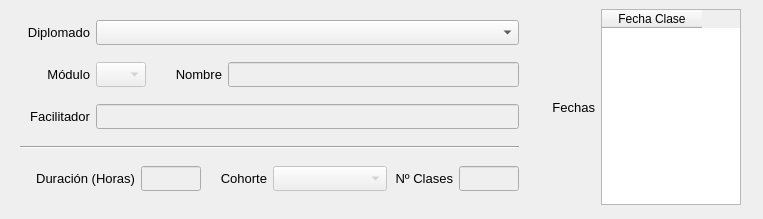
<?xml version="1.0" encoding="UTF-8"?>
<ui version="4.0">
 <class>act_cfp</class>
 <widget class="QWidget" name="act_cfp">
  <property name="geometry">
   <rect>
    <x>0</x>
    <y>0</y>
    <width>763</width>
    <height>219</height>
   </rect>
  </property>
  <property name="maximumSize">
   <size>
    <width>11111</width>
    <height>16777215</height>
   </size>
  </property>
  <property name="windowTitle">
   <string>Form</string>
  </property>
  <widget class="QWidget" name="layoutWidget">
   <property name="geometry">
    <rect>
     <x>20</x>
     <y>9</y>
     <width>721</width>
     <height>196</height>
    </rect>
   </property>
   <layout class="QHBoxLayout" name="horizontalLayout">
    <item>
     <layout class="QVBoxLayout" name="verticalLayout">
      <item>
       <layout class="QHBoxLayout" name="horizontalLayout_4">
        <item>
         <widget class="QLabel" name="label_4">
          <property name="minimumSize">
           <size>
            <width>70</width>
            <height>0</height>
           </size>
          </property>
          <property name="maximumSize">
           <size>
            <width>70</width>
            <height>16777215</height>
           </size>
          </property>
          <property name="font">
           <font>
            <family>Segoe UI</family>
            <pointsize>10</pointsize>
           </font>
          </property>
          <property name="text">
           <string>Diplomado</string>
          </property>
          <property name="alignment">
           <set>Qt::AlignRight|Qt::AlignTrailing|Qt::AlignVCenter</set>
          </property>
         </widget>
        </item>
        <item>
         <widget class="QComboBox" name="diplomado">
          <property name="minimumSize">
           <size>
            <width>0</width>
            <height>25</height>
           </size>
          </property>
          <property name="font">
           <font>
            <family>Segoe UI</family>
            <pointsize>9</pointsize>
           </font>
          </property>
         </widget>
        </item>
       </layout>
      </item>
      <item>
       <layout class="QHBoxLayout" name="horizontalLayout_5">
        <item>
         <widget class="QLabel" name="label_5">
          <property name="minimumSize">
           <size>
            <width>70</width>
            <height>0</height>
           </size>
          </property>
          <property name="maximumSize">
           <size>
            <width>70</width>
            <height>16777215</height>
           </size>
          </property>
          <property name="font">
           <font>
            <family>Segoe UI</family>
            <pointsize>10</pointsize>
           </font>
          </property>
          <property name="text">
           <string>Módulo</string>
          </property>
          <property name="alignment">
           <set>Qt::AlignRight|Qt::AlignTrailing|Qt::AlignVCenter</set>
          </property>
         </widget>
        </item>
        <item>
         <widget class="QComboBox" name="modulo">
          <property name="enabled">
           <bool>false</bool>
          </property>
          <property name="minimumSize">
           <size>
            <width>0</width>
            <height>25</height>
           </size>
          </property>
          <property name="maximumSize">
           <size>
            <width>50</width>
            <height>16777215</height>
           </size>
          </property>
          <property name="font">
           <font>
            <family>Segoe UI</family>
            <pointsize>9</pointsize>
           </font>
          </property>
         </widget>
        </item>
        <item>
         <widget class="QLabel" name="label">
          <property name="minimumSize">
           <size>
            <width>70</width>
            <height>0</height>
           </size>
          </property>
          <property name="maximumSize">
           <size>
            <width>70</width>
            <height>16777215</height>
           </size>
          </property>
          <property name="font">
           <font>
            <family>Segoe UI</family>
            <pointsize>10</pointsize>
           </font>
          </property>
          <property name="text">
           <string>Nombre</string>
          </property>
          <property name="alignment">
           <set>Qt::AlignRight|Qt::AlignTrailing|Qt::AlignVCenter</set>
          </property>
         </widget>
        </item>
        <item>
         <widget class="QLineEdit" name="nombre">
          <property name="enabled">
           <bool>false</bool>
          </property>
          <property name="minimumSize">
           <size>
            <width>0</width>
            <height>25</height>
           </size>
          </property>
          <property name="font">
           <font>
            <family>Segoe UI</family>
            <pointsize>9</pointsize>
           </font>
          </property>
         </widget>
        </item>
       </layout>
      </item>
      <item>
       <layout class="QHBoxLayout" name="horizontalLayout_2">
        <item>
         <widget class="QLabel" name="label_2">
          <property name="minimumSize">
           <size>
            <width>70</width>
            <height>0</height>
           </size>
          </property>
          <property name="maximumSize">
           <size>
            <width>70</width>
            <height>16777215</height>
           </size>
          </property>
          <property name="font">
           <font>
            <family>Segoe UI</family>
            <pointsize>10</pointsize>
           </font>
          </property>
          <property name="text">
           <string>Facilitador</string>
          </property>
          <property name="alignment">
           <set>Qt::AlignRight|Qt::AlignTrailing|Qt::AlignVCenter</set>
          </property>
         </widget>
        </item>
        <item>
         <widget class="QLineEdit" name="facilitador">
          <property name="enabled">
           <bool>false</bool>
          </property>
          <property name="minimumSize">
           <size>
            <width>0</width>
            <height>25</height>
           </size>
          </property>
          <property name="font">
           <font>
            <family>Segoe UI</family>
            <pointsize>9</pointsize>
           </font>
          </property>
         </widget>
        </item>
       </layout>
      </item>
      <item>
       <widget class="Line" name="line">
        <property name="orientation">
         <enum>Qt::Horizontal</enum>
        </property>
       </widget>
      </item>
      <item>
       <layout class="QHBoxLayout" name="horizontalLayout_3">
        <item>
         <widget class="QLabel" name="label_3">
          <property name="minimumSize">
           <size>
            <width>100</width>
            <height>0</height>
           </size>
          </property>
          <property name="font">
           <font>
            <family>Segoe UI</family>
            <pointsize>10</pointsize>
           </font>
          </property>
          <property name="text">
           <string>Duración (Horas)</string>
          </property>
          <property name="alignment">
           <set>Qt::AlignRight|Qt::AlignTrailing|Qt::AlignVCenter</set>
          </property>
         </widget>
        </item>
        <item>
         <widget class="QLineEdit" name="duracion">
          <property name="enabled">
           <bool>false</bool>
          </property>
          <property name="minimumSize">
           <size>
            <width>0</width>
            <height>25</height>
           </size>
          </property>
          <property name="maximumSize">
           <size>
            <width>60</width>
            <height>16777215</height>
           </size>
          </property>
          <property name="font">
           <font>
            <family>Segoe UI</family>
            <pointsize>9</pointsize>
           </font>
          </property>
         </widget>
        </item>
        <item>
         <widget class="QLabel" name="label_8">
          <property name="minimumSize">
           <size>
            <width>60</width>
            <height>0</height>
           </size>
          </property>
          <property name="maximumSize">
           <size>
            <width>60</width>
            <height>16777215</height>
           </size>
          </property>
          <property name="font">
           <font>
            <family>Segoe UI</family>
            <pointsize>10</pointsize>
           </font>
          </property>
          <property name="text">
           <string>Cohorte</string>
          </property>
          <property name="alignment">
           <set>Qt::AlignRight|Qt::AlignTrailing|Qt::AlignVCenter</set>
          </property>
         </widget>
        </item>
        <item>
         <widget class="QComboBox" name="cohorte">
          <property name="enabled">
           <bool>false</bool>
          </property>
          <property name="minimumSize">
           <size>
            <width>90</width>
            <height>25</height>
           </size>
          </property>
          <property name="font">
           <font>
            <family>Segoe UI</family>
            <pointsize>9</pointsize>
           </font>
          </property>
         </widget>
        </item>
        <item>
         <widget class="QLabel" name="label_7">
          <property name="minimumSize">
           <size>
            <width>60</width>
            <height>25</height>
           </size>
          </property>
          <property name="maximumSize">
           <size>
            <width>60</width>
            <height>16777215</height>
           </size>
          </property>
          <property name="font">
           <font>
            <family>Segoe UI</family>
            <pointsize>10</pointsize>
           </font>
          </property>
          <property name="text">
           <string>Nº Clases</string>
          </property>
          <property name="alignment">
           <set>Qt::AlignRight|Qt::AlignTrailing|Qt::AlignVCenter</set>
          </property>
         </widget>
        </item>
        <item>
         <widget class="QLineEdit" name="clases">
          <property name="enabled">
           <bool>false</bool>
          </property>
          <property name="minimumSize">
           <size>
            <width>0</width>
            <height>25</height>
           </size>
          </property>
          <property name="maximumSize">
           <size>
            <width>60</width>
            <height>16777215</height>
           </size>
          </property>
          <property name="font">
           <font>
            <family>Segoe UI</family>
            <pointsize>9</pointsize>
           </font>
          </property>
         </widget>
        </item>
       </layout>
      </item>
     </layout>
    </item>
    <item>
     <layout class="QHBoxLayout" name="horizontalLayout_6">
      <item>
       <widget class="QLabel" name="label_6">
        <property name="minimumSize">
         <size>
          <width>70</width>
          <height>0</height>
         </size>
        </property>
        <property name="maximumSize">
         <size>
          <width>70</width>
          <height>16777215</height>
         </size>
        </property>
        <property name="font">
         <font>
          <family>Segoe UI</family>
          <pointsize>10</pointsize>
         </font>
        </property>
        <property name="text">
         <string>Fechas</string>
        </property>
        <property name="alignment">
         <set>Qt::AlignRight|Qt::AlignTrailing|Qt::AlignVCenter</set>
        </property>
       </widget>
      </item>
      <item>
       <widget class="QTableWidget" name="fechas">
        <property name="minimumSize">
         <size>
          <width>140</width>
          <height>0</height>
         </size>
        </property>
        <property name="maximumSize">
         <size>
          <width>120</width>
          <height>16777215</height>
         </size>
        </property>
        <property name="font">
         <font>
          <family>Segoe UI</family>
          <pointsize>9</pointsize>
         </font>
        </property>
        <column>
         <property name="text">
          <string>Fecha Clase</string>
         </property>
        </column>
       </widget>
      </item>
     </layout>
    </item>
   </layout>
  </widget>
 </widget>
 <resources/>
 <connections/>
</ui>
